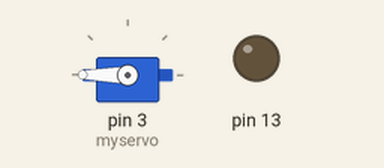
Recording of a sketch running on a simulated Arduino Uno, built with avr-gcc and run on an emulated ATmega328P. On the bench: servo, output pins drawn as LEDs (lit = HIGH).

Above: at 0.05 s.
At 5.95 s:
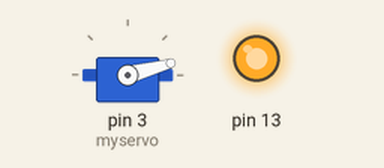
Timing chart, 0 to 7.8 s (numbered marks = the images above):
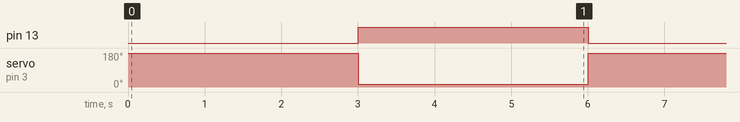

Measured:
- by itself, pin 13: alternates HIGH for 3.0 s and LOW for 3.0 s
- by itself, servo on pin 3 (myservo): alternates 180° for 3.0 s and 15° for 3.0 s

The sketch:

SinglePenis.ino
```cpp
#include <Servo.h>

Servo myservo;  // create servo object to control a servo
// a maximum of eight servo objects can be created

int pos = 90;    // variable to store the servo position

int penisState = LOW;             // ledState used to set the LED
long previousMillis = 0;        // will store last time LED was updated
long interval = 3000;

void setup()
{
  myservo.attach(3);  // attaches the servo on pin 9 to the servo object
  pinMode(13, OUTPUT);
}


void loop()
{
  if (penisState) pos=15;
  else pos=180;
  myservo.write(pos);
  unsigned long currentMillis = millis();

  if(currentMillis - previousMillis > interval) {
    previousMillis = currentMillis;
    penisState = !penisState;
    digitalWrite(13, penisState);
  }
}
```
